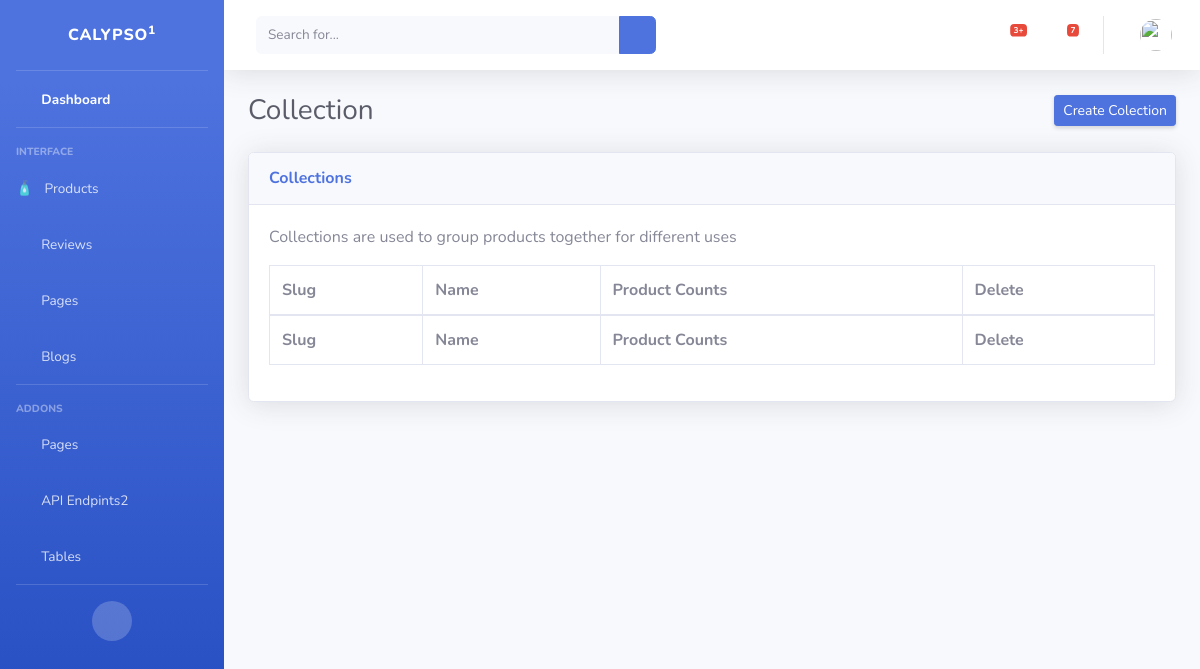
The page /dashboard/collection/ on the database as committed earlier.
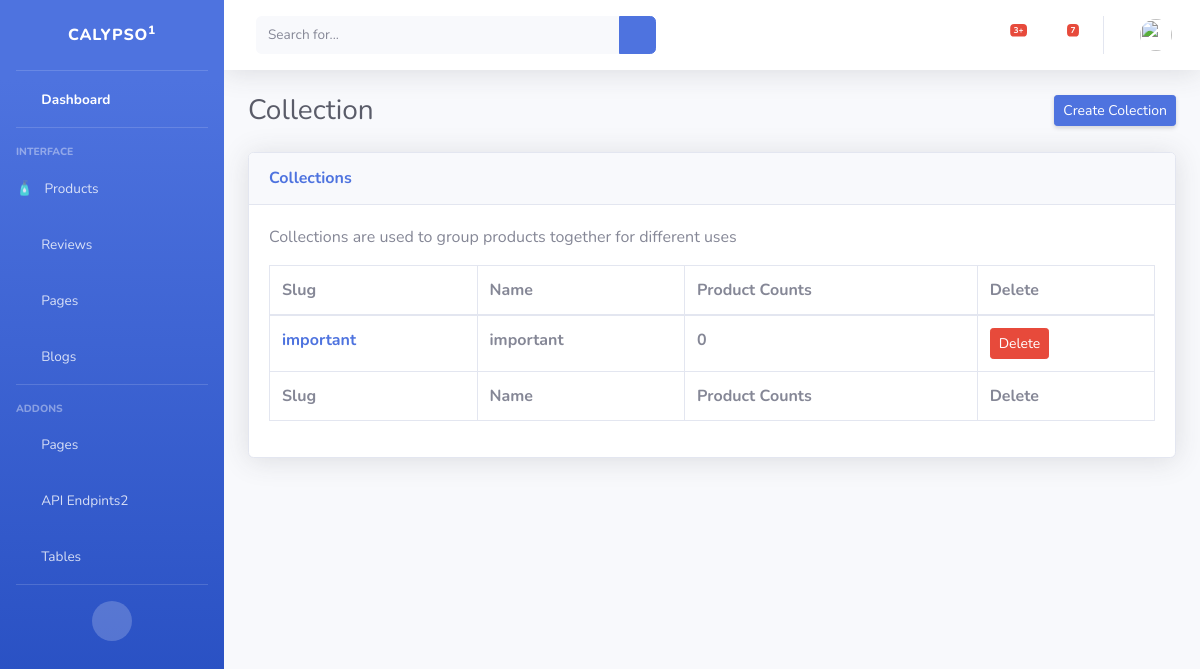
The same page on the database as committed later.
### product/models.py (models this page shows, shortened)
class Collection(models.Model):
    name = models.CharField(max_length=250, unique=True)
    slug = models.SlugField(max_length=255, unique=True, allow_unicode=True)
    products = models.ManyToManyField(
        'Product',
        blank=True,
        related_name="collections",
    )
    background_image_alt = models.CharField(max_length=128, blank=True)
    description = models.TextField(blank=True)

### dashboard/views.py (the view)
# urls.py: path('collection/', CollectionsList.as_view(), name="collections"),
class CollectionsList(ListView):
    model = Collection
    context_object_name = 'collections'
    template_name = 'dashboard/products/collection/collection_list.html'

### templates/dashboard/products/collection/collection_list.html
{% extends "dashboard/admin-base.html" %} {% load static %}
{% block content %}
<div class="container-fluid">
    <div class="d-sm-flex align-items-center justify-content-between mb-4">
      <h1 class="h3 mb-0 text-gray-800">Collection</h1>
      <a href="{% url "dashboard:collection-add" %}" class="d-none d-sm-inline-block btn btn-sm btn-primary shadow-sm"> Create Colection</a>
    </div>
  <div class="card shadow mb-4">
    <div class="card-header py-3">
      <h6 class="m-0 font-weight-bold text-primary">Collections</h6>
    </div>
    <div class="card-body">
      <div class="table-responsive">
        <p>Collections are used to group products together for different uses</p>
        <table
          class="table table-bordered table-hover"
          id="dataTable"
          width="100%"
          cellspacing="0"
        >
          <thead>
            <tr>
              <th scope="col">Slug</th>
              <th scope="col">Name</th>
              <th scope="col">Product Counts</th>
              <th scope="col">Delete</th>
            </tr>
          </thead>
          <tfoot>
            <tr>
              <th scope="col">Slug</th>
              <th scope="col">Name</th>
              <th scope="col">Product Counts</th>
              <th scope="col">Delete</th>
            </tr>
          </tfoot>
          <tbody>
            {% for collection in collections %}
            <tr>
              <th scope="row"><a href="{% url "dashboard:collection-edit" collection.pk %}">{{collection.slug}}</a></th>
              <td><strong>{{ collection.name }}</strong><br /></td>
              <td>
                <strong>{{ collection.products.all.count }}</strong><br />
              </td>
              <td>
                <a href="{% url "dashboard:collection-delete" collection.pk %}" class="btn btn-sm btn-danger">
                  Delete
                </a>
              </td>
            </tr>
            {% endfor %}
          </tbody>
        </table>
      </div>
    </div>
  </div>
</div>
{% endblock %}

Rows that differ between the two databases and show on the page:
added Collection: slug "important", name "important", products.all.count "0"
